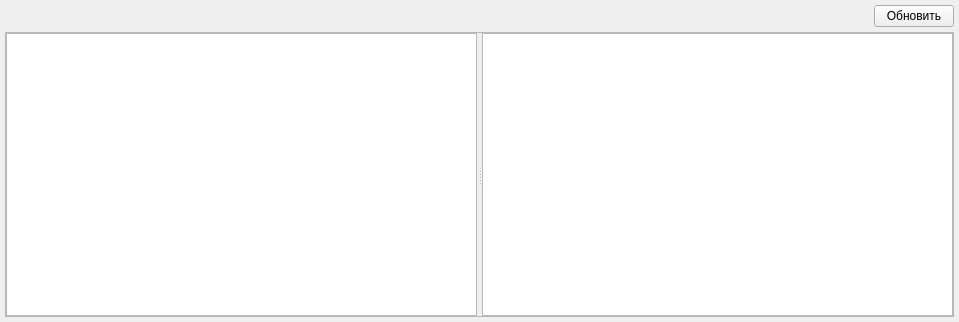
<?xml version="1.0" encoding="UTF-8"?>
<ui version="4.0">
 <class>CStatusInfo</class>
 <widget class="QWidget" name="CStatusInfo">
  <property name="geometry">
   <rect>
    <x>0</x>
    <y>0</y>
    <width>959</width>
    <height>322</height>
   </rect>
  </property>
  <property name="windowTitle">
   <string>Информация о статусах</string>
  </property>
  <layout class="QVBoxLayout" name="verticalLayout">
   <property name="spacing">
    <number>5</number>
   </property>
   <property name="leftMargin">
    <number>5</number>
   </property>
   <property name="topMargin">
    <number>5</number>
   </property>
   <property name="rightMargin">
    <number>5</number>
   </property>
   <property name="bottomMargin">
    <number>5</number>
   </property>
   <item>
    <layout class="QHBoxLayout" name="horizontalLayout">
     <property name="spacing">
      <number>5</number>
     </property>
     <property name="sizeConstraint">
      <enum>QLayout::SetDefaultConstraint</enum>
     </property>
     <item>
      <spacer name="horizontalSpacer">
       <property name="orientation">
        <enum>Qt::Horizontal</enum>
       </property>
       <property name="sizeHint" stdset="0">
        <size>
         <width>40</width>
         <height>20</height>
        </size>
       </property>
      </spacer>
     </item>
     <item>
      <widget class="QPushButton" name="pushButtonStatusInfoUpdate">
       <property name="text">
        <string>Обновить</string>
       </property>
      </widget>
     </item>
    </layout>
   </item>
   <item>
    <widget class="QSplitter" name="splitterCentral">
     <property name="sizePolicy">
      <sizepolicy hsizetype="Expanding" vsizetype="Expanding">
       <horstretch>0</horstretch>
       <verstretch>0</verstretch>
      </sizepolicy>
     </property>
     <property name="frameShape">
      <enum>QFrame::StyledPanel</enum>
     </property>
     <property name="orientation">
      <enum>Qt::Horizontal</enum>
     </property>
     <property name="handleWidth">
      <number>5</number>
     </property>
     <property name="childrenCollapsible">
      <bool>false</bool>
     </property>
     <widget class="QListWidget" name="listWidgetStatus">
      <property name="sizePolicy">
       <sizepolicy hsizetype="Expanding" vsizetype="Minimum">
        <horstretch>0</horstretch>
        <verstretch>0</verstretch>
       </sizepolicy>
      </property>
      <property name="maximumSize">
       <size>
        <width>16777215</width>
        <height>16777215</height>
       </size>
      </property>
      <property name="textElideMode">
       <enum>Qt::ElideNone</enum>
      </property>
     </widget>
     <widget class="QTableWidget" name="tableWidgetModule"/>
    </widget>
   </item>
  </layout>
 </widget>
 <resources/>
 <connections/>
</ui>
